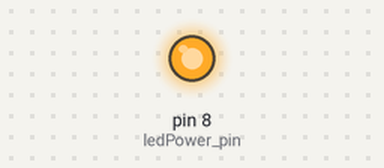
Bench run of a sketch on a simulated Arduino Uno, built with avr-gcc and run on an emulated ATmega328P. Shown: output pins drawn as LEDs (lit = HIGH).

Above: at 1.5 s.
At 4.5 s:
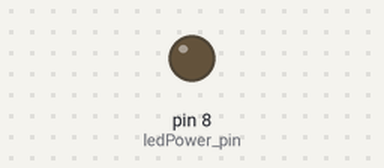
Timing chart, 0 to 7.8 s (numbered marks = the images above):
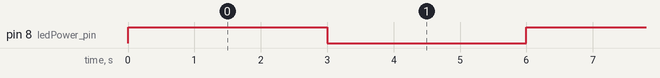

The sketch:

LEDonly.ino
```cpp
#define ledPower_pin 8

void setup() {
  // put your setup code here, to run once:
  pinMode(ledPower_pin, OUTPUT);
}

void loop() {
  // put your main code here, to run repeatedly:
  digitalWrite(ledPower_pin,1);
  delay(3000);
  digitalWrite(ledPower_pin,0);
  delay(3000);
}
```

Measured:
- by itself, pin 8 (ledPower_pin): alternates HIGH for 3.0 s and LOW for 3.0 s
